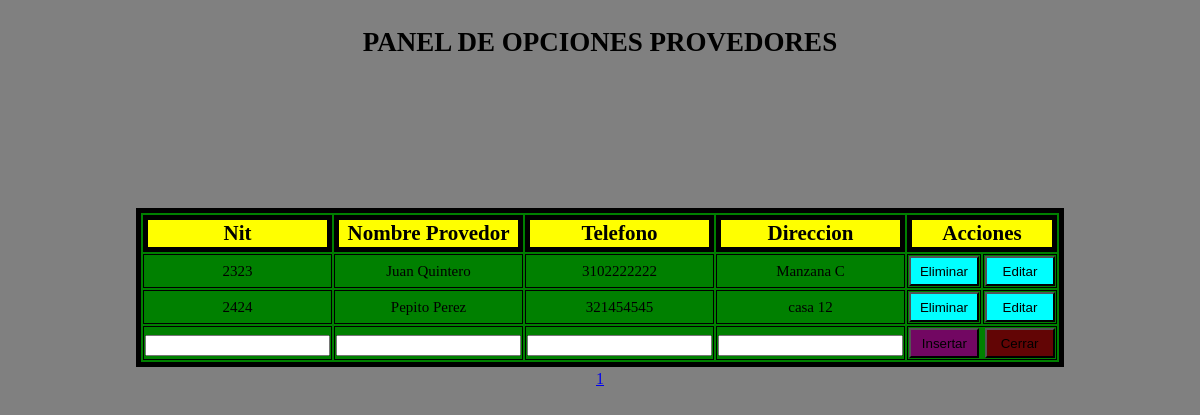
The page /tabla_provedores/index.php on the database its author committed.
### tables this page shows
CREATE TABLE `provedor` (
  `nit` int(20) NOT NULL,
  `nombre` varchar(40) DEFAULT NULL,
  `telefono` bigint(12) DEFAULT NULL,
  `direccion` varchar(40) DEFAULT NULL
);

### tabla_provedores/index.php (the view, shortened to what this page needs)
<!DOCTYPE html>
<html>
<head>
	<link rel="stylesheet" href="indexstyle.css">
</head>
<body>
	<?php
	include("../conexion/conexion.php");
	$registros=3;
	if(isset($_GET["pagina"])){
		if($_GET["pagina"]==1){
			header("Location:index.php");
		}else{
			$pagina=$_GET["pagina"];
		}
	}else{
		$pagina=1;
	}
	$empieza=($pagina-1)*$registros;
	$sql_total="SELECT * FROM provedor";
	$resultado=$base->prepare($sql_total);
	$resultado->execute(array());
	$numfilas=$resultado->rowCount();
	$totalpagina=ceil($numfilas/$registros);
	$registros=$base->query("SELECT * from provedor LIMIT $empieza, $registros")->fetchALL(PDO::FETCH_OBJ);
        ?>
<h3 align="center" class="centro" >PANEL DE OPCIONES PROVEDORES </h3>
<form action=" " method="post" autocomplete="off">
		<table align="center" border="2" class="titulo"  bordercolor="orange">
			<tr>
				<th class="pri">Nit </th>
                <th class="pri">Nombre Provedor</th>
                <th class="pri">Telefono</th>
                <th class="pri">Direccion</th>
				<th  class="pri" colspan="2">Acciones</th>
			</tr>
			<?php
			foreach ($registros as $usuario) :?>
			<tr>
				<td class="secu"><?php echo $usuario->nit?></td>
                <td class="secu"><?php echo $usuario->nombre?></td>
                <td class="secu"><?php echo $usuario->telefono?></td>
                <td class="secu"><?php echo $usuario->direccion?></td>
			<td><a href="eliminar.php?id=<?php echo $usuario->nit?> & nomb=<?php echo $usuario->nombre?>"><input type="button" class="boton1" name="elimina" id="elimina" value="Eliminar"></a></td>
			<td><a href="editar.php?id=<?php echo $usuario->nit?> & nomb=<?php echo $usuario->nombre?> "><input type="button" class="boton1" name="edita" value="Editar"></a></td></tr>
			<?php
			endforeach;
			?>
			<td><input type="number" name="nit"></td>
			<td><input type="text" name="nomb"></td>
            <td><input type="int" name="tele"></td>
            <td><input type="varchar" name="dir"></td>
				<td colspan="5" align="center"><input  type="submit" class="boton2" name="inserta" value="Insertar" >
				<a href="admi/admi.php"><input type="button" name="admin" class="boton3" value="Cerrar"onmouseup="window.close()"></a></td>
		</table>
</form>
<table border="0" align="center">
	<tr>
<?php
for($i=1; $i<=$totalpagina; $i++){
	?>
	 <td><?php echo " <a href='?pagina=" . $i . "'>" . $i . "  </a>  ";?></td>
<?php
}
?>

### tabla_provedores/indexstyle.css (style rules this page uses)
body { margin: 0; background: grey; }
.centro { font-family: fantasy; font-size: 27px; text-align: center; }
.titulo { font-family: 'Times New Roman', Times, serif; font-size: 21px; background: green; border: 5px solid; position: relative; margin-top: 150px; }
.pri { font-family: 'Times New Roman', Times, serif; background: yellow; border: 5px solid; }
.secu { text-align: center; font-size: 15px; }
.boton1 { background-color: aqua; width: 70px; height: 30px; text-align: center; color: black; }
.boton2 { background-color: rgb(114, 7, 98); width: 70px; height: 30px; text-align: center; color: black; }
.boton3 { background-color: rgb(98, 5, 5); width: 70px; height: 30px; text-align: center; color: black; }

### rows shown on the page
provedor: nit "2323", nombre "Juan Quintero", telefono "3102222222", direccion "Manzana C"
provedor: nit "2424", nombre "Pepito Perez", telefono "321454545", direccion "casa 12"
